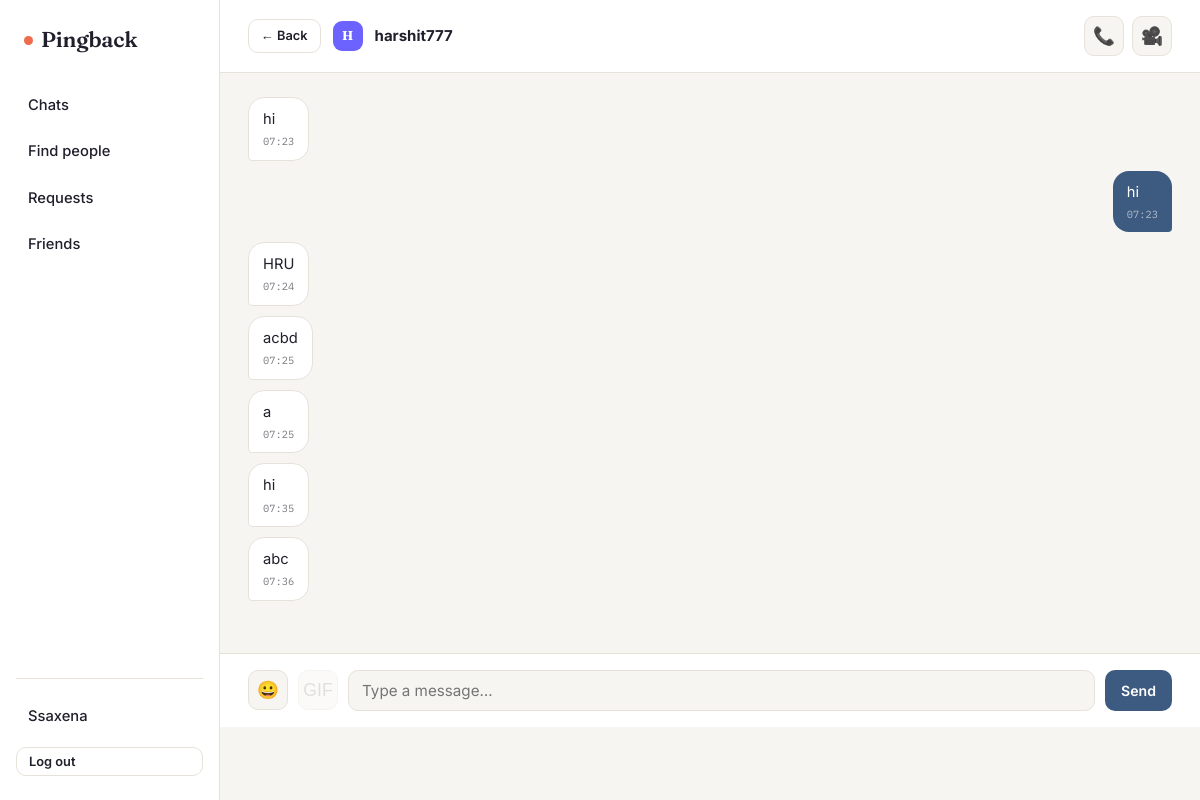
/chat/with/harshit777/ (signed in), run on an earlier commit of the app's database.
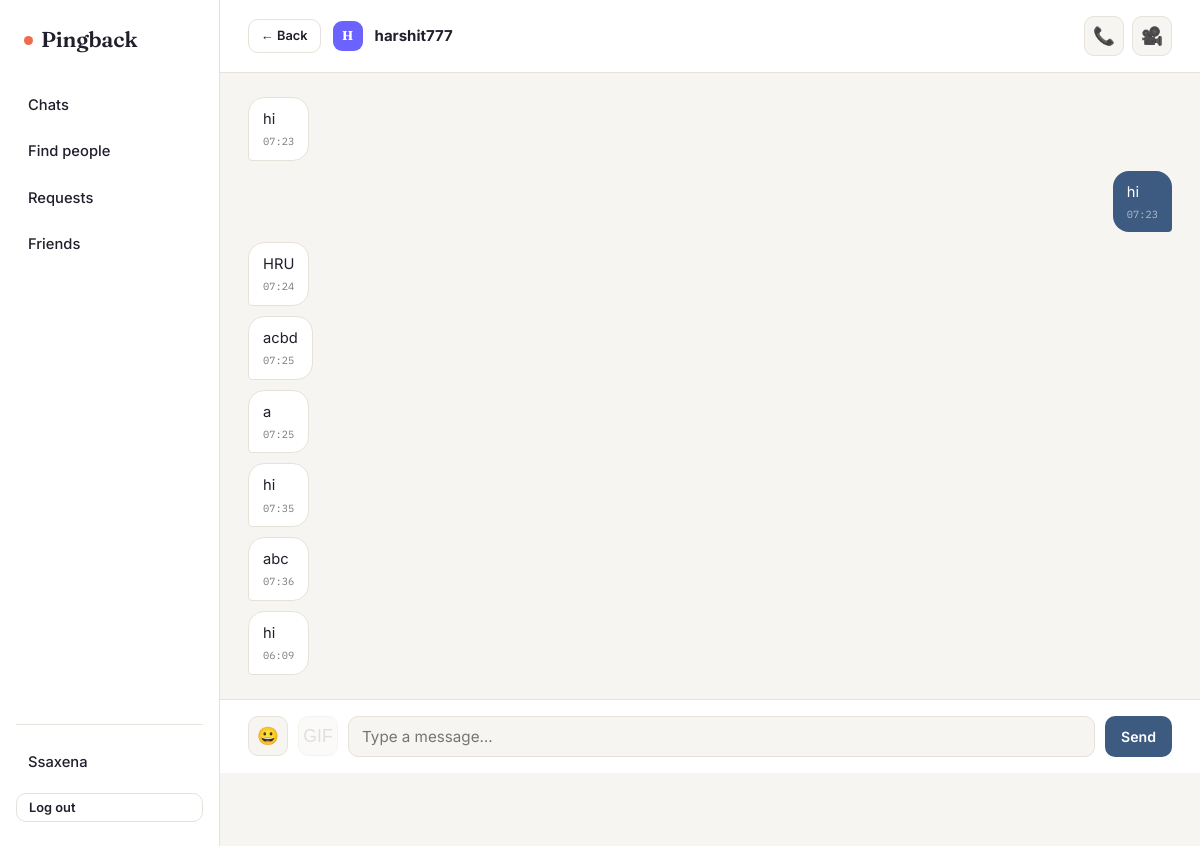
And on a later commit of the database.
### chat/models.py (models this page shows, shortened)
class Message(models.Model):
    KIND_TEXT = 'text'
    KIND_GIF = 'gif'
    KIND_STICKER = 'sticker'
    KIND_CHOICES = [
        (KIND_TEXT, 'Text'),
        (KIND_GIF, 'GIF'),
        (KIND_STICKER, 'Sticker'),
    ]
    sender = models.ForeignKey(settings.AUTH_USER_MODEL, related_name='sent_messages', on_delete=models.CASCADE)
    recipient = models.ForeignKey(settings.AUTH_USER_MODEL, related_name='received_messages', on_delete=models.CASCADE)
    body = models.CharField(max_length=2000, blank=True)
    kind = models.CharField(max_length=10, choices=KIND_CHOICES, default=KIND_TEXT)
    media_url = models.URLField(blank=True)
    created_at = models.DateTimeField(auto_now_add=True)
    is_read = models.BooleanField(default=False)
    class Meta:
        ordering = ['created_at']
        indexes = [
            models.Index(fields=['recipient', 'is_read'], name='chat_msg_recipient_read_idx'),
            models.Index(fields=['sender', 'recipient', 'created_at'], name='chat_msg_convo_idx'),
        ]
        constraints = [
            models.CheckConstraint(
                check=models.Q(body__gt='') | ~models.Q(media_url=''),
                name='chat_msg_has_content',
            ),
        ]

### chat/views.py (the view)
# urls.py: path('with/<str:username>/', views.room, name='room'),
@login_required
def room(request, username):
    friend = get_object_or_404(User, username=username)
    if not Friendship.are_friends(request.user, friend):
        return HttpResponseForbidden("You can only message people on your friends list.")
    Message.objects.filter(sender=friend, recipient=request.user, is_read=False).update(is_read=True)
    messages_qs = Message.objects.filter(
        Q(sender=request.user, recipient=friend) | Q(sender=friend, recipient=request.user)
    ).order_by('created_at')
    return render(request, 'chat/room.html', {
        'friend': friend,
        'chat_messages': messages_qs,
        'gif_search_enabled': klipy.is_configured(),
    })

### chat/context_processors.py (called while the page is built)
def unread_messages_count(request):
    if request.user.is_authenticated:
        count = Message.objects.filter(recipient=request.user, is_read=False).count()
        return {'unread_messages_count': count}
    return {'unread_messages_count': 0}

### chat/klipy.py (called while the page is built)
def is_configured():
    return bool(getattr(settings, 'KLIPY_API_KEY', ''))

### friends/context_processors.py (called while the page is built)
def pending_requests_count(request):
    if request.user.is_authenticated:
        count = FriendRequest.objects.filter(to_user=request.user).count()
        return {'pending_requests_count': count}
    return {'pending_requests_count': 0}

### friends/models.py (called while the page is built)
    @staticmethod
    def are_friends(user1, user2):
        a, b = sorted([user1, user2], key=lambda u: u.pk)
        return Friendship.objects.filter(user_a=a, user_b=b).exists()

### templates/chat/room.html (shortened to what this page needs)
{% extends "base.html" %}
{% load static %}
{% block body %}
<div class="chat-room" data-username="{{ friend.username }}"
     data-poll-url="{% url 'chat:poll' friend.username %}"
     data-send-url="{% url 'chat:send' friend.username %}"
     data-gif-search-url="{% url 'chat:gif_search' %}"
     data-gif-enabled="{{ gif_search_enabled|yesno:'1,0' }}">
  <div class="chat-header">
    <a href="{% url 'chat:inbox' %}" class="btn btn-ghost btn-sm">← Back</a>
    <div class="avatar sm" style="background:{{ friend.avatar_color }};">{{ friend.username|first|upper }}</div>
    <div style="flex:1;">
      <div style="font-weight:700;">{{ friend.username }}</div>
    </div>
    <div class="call-btn-row">
      <button type="button" class="icon-btn" id="call-audio-btn" title="Voice call">📞</button>
      <button type="button" class="icon-btn" id="call-video-btn" title="Video call">🎥</button>
    </div>
  </div>
  <div class="chat-messages" id="chat-messages">
    {% for m in chat_messages %}
      <div class="bubble-row {% if m.sender == user %}mine{% endif %}" data-id="{{ m.pk }}">
        {% if m.kind == 'text' %}
          <div class="bubble">{{ m.body }}<span class="time">{{ m.created_at|time:"H:i" }}</span></div>
        {% else %}
          <div class="bubble media-bubble">
            <img src="{{ m.media_url }}" alt="{{ m.get_kind_display }}" loading="lazy">
            <span class="time">{{ m.created_at|time:"H:i" }}</span>
          </div>
        {% endif %}
      </div>
    {% endfor %}
  </div>
  <form class="chat-input-bar" id="chat-form">
    <button type="button" class="icon-btn" id="emoji-toggle" title="Emoji" aria-label="Emoji">😀</button>
    <button type="button" class="icon-btn" id="gif-toggle" title="GIF / Sticker" aria-label="GIF or sticker"
            {% if not gif_search_enabled %}disabled title="GIF search isn't configured on this server"{% endif %}>GIF</button>
    <input type="text" id="chat-input" placeholder="Type a message…" autocomplete="off" maxlength="2000" autofocus>
    <button class="btn btn-primary" type="submit">Send</button>
  </form>
</div>
{% endblock %}

What changed in the data, as far as the page shows it:
added Message: body "hi", created_at "06:09"
